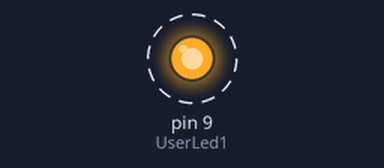
Simulated run of this sketch. Board: Arduino Uno, built with avr-gcc and run on an emulated ATmega328P. Parts: output pins drawn as LEDs (lit = HIGH). Dashed ring = blinking.

Above: at 0.2 s.
Timing chart, 0 to 3.0 s (numbered marks = the images above):
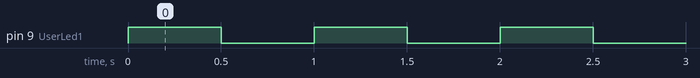

Measured:
- by itself, pin 9 (UserLed1): alternates HIGH for 0.50 s and LOW for 0.50 s

The sketch:

xm_blink_led.ino
```cpp
int UserLed1 = 9; //Led Pin is D9
void setup() {
pinMode(UserLed1, OUTPUT); // Led as output element
}
void loop() {
digitalWrite(UserLed1, HIGH); // turn on the User Led 1, High Statement
delay(500); // wait for half second (500 ms)
digitalWrite(UserLed1, LOW); // turn off the User Led 1, Low Statement
delay(500); // wait for half second (500 ms)
}
```
